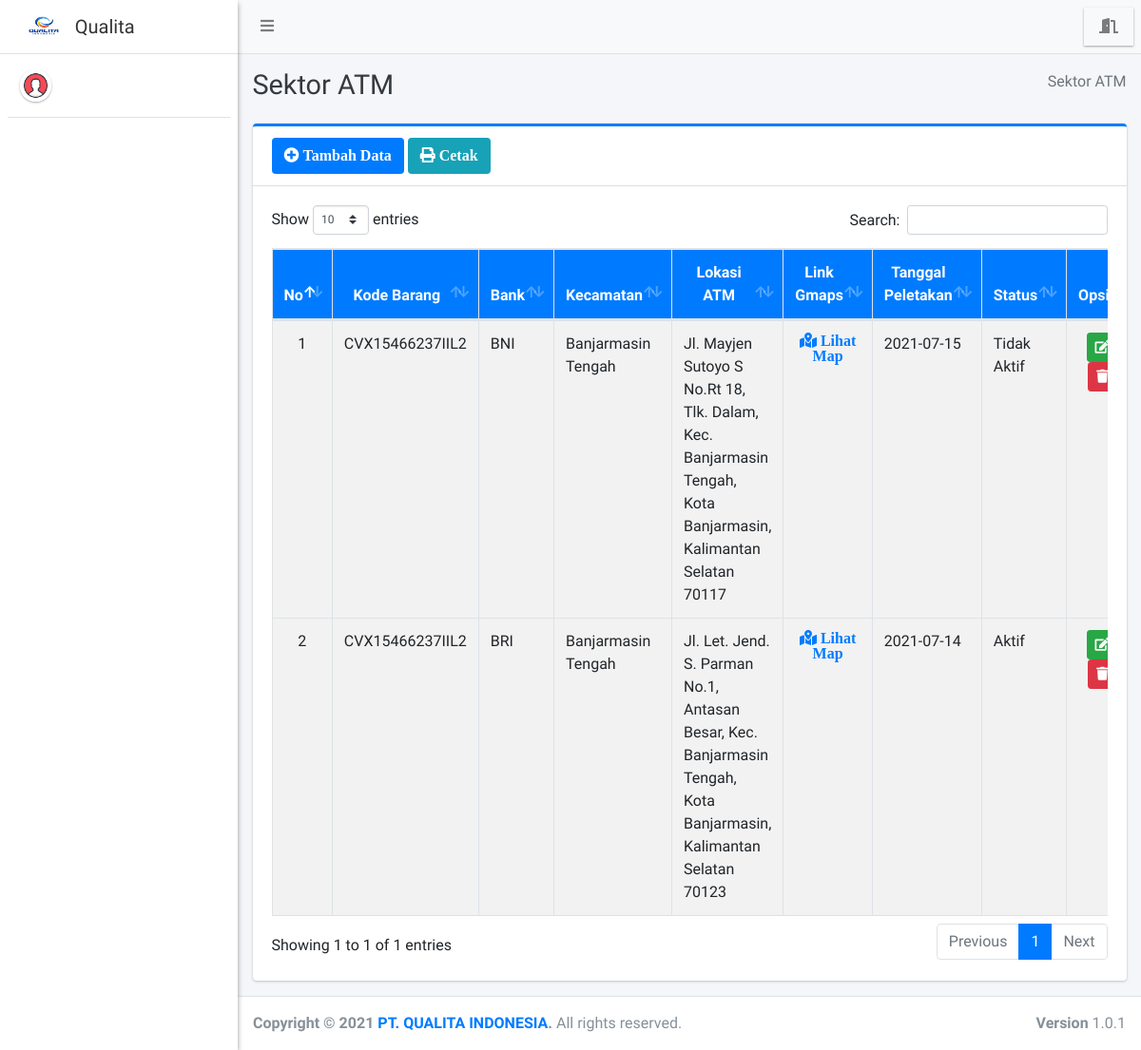
Before: /admin/sektoratm/index.php with the older database file.
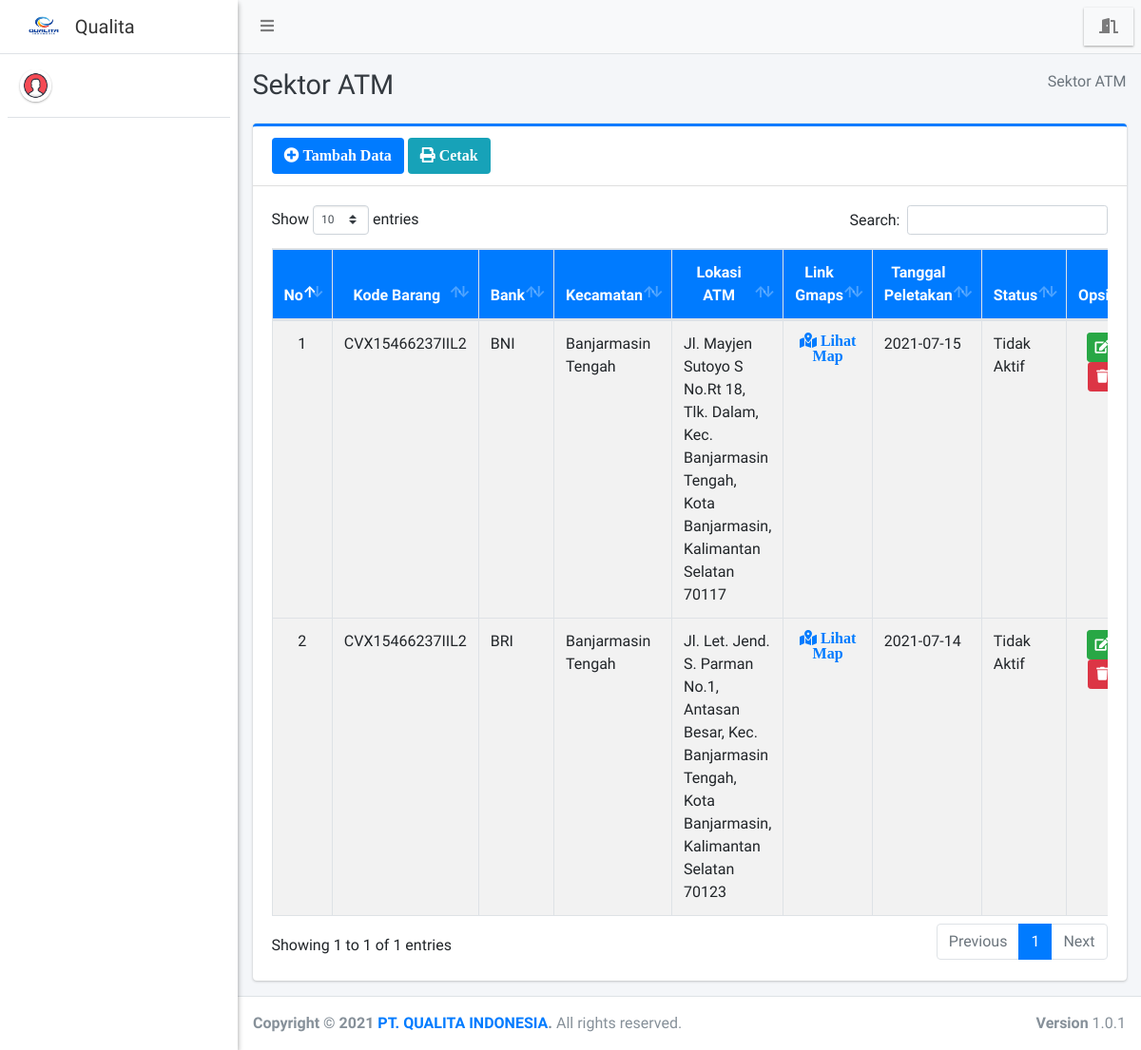
After: the same page with the newer database file.
### tables this page shows
CREATE TABLE `sektor_atm` (
  `id_sektoratm` int(11) NOT NULL,
  `kode_barang` varchar(35) NOT NULL,
  `bank` varchar(150) NOT NULL,
  `kecamatan` varchar(40) NOT NULL,
  `lokasi_atm` varchar(255) NOT NULL,
  `link_gmap` text NOT NULL,
  `tgl_peletakan` varchar(25) NOT NULL,
  `status` varchar(75) NOT NULL
);

CREATE TABLE `barang` (
  `kode_barang` varchar(35) NOT NULL,
  `nama_barang` varchar(100) NOT NULL,
  `tahun_produksi` varchar(25) NOT NULL,
  `lokasi_produksi` varchar(100) NOT NULL
);

### admin/sektoratm/index.php (the view, shortened to what the changed rows need)
<?php
require '../../config/koneksi.php';
?>
<!DOCTYPE html>
<html>
<?php
include '../../templates/head.php';
?>
<body class="hold-transition sidebar-mini layout-fixed">
    <div class="wrapper">
        <div class="content-wrapper">
            <div class="content-header">
                <div class="container-fluid">
                    <div class="row mb-2">
                        <div class="col-sm-6">
                            <h1 class="m-0 text-dark">Sektor ATM</h1>
                        </div>
                    </div>
                </div>
            </div>
            <section class="content">
                <div class="container-fluid">
                    <div class="row">
                        <div class="col-12">
                            <div class="card card-primary card-outline">
                                <div class="card-body">
                                    <div class="table-responsive">
                                        <table id="example1" class="table table-bordered table-striped">
                                            <thead class="bg-blue">
                                                <tr align="center">
                                                    <th>No</th>
                                                    <th>Kode Barang</th>
                                                    <th>Bank</th>
                                                    <th>Kecamatan</th>
                                                    <th>Lokasi ATM</th>
                                                    <th>Link Gmaps</th>
                                                    <th>Tanggal Peletakan</th>
                                                    <th>Status</th>
                                                    <th>Opsi</th>
                                                </tr>
                                            </thead>
                                            <?php
                                            $no = 1;
                                            $data = $koneksi->query("SELECT * FROM sektor_atm AS sa
                                            LEFT JOIN barang AS b ON sa.kode_barang = b.kode_barang
                                            ORDER BY sa.id_sektoratm DESC");
                                            while ($row = $data->fetch_array()) {
                                            ?>
                                                <tbody style="background-color: white">
                                                    <tr>
                                                        <td align="center"><?= $no++ ?></td>
                                                        <td><?= $row['kode_barang'] ?></td>
                                                        <td><?= $row['bank'] ?></td>
                                                        <td><?= $row['kecamatan'] ?></td>
                                                        <td><?= $row['lokasi_atm'] ?></td>
                                                        <td align="center"><a href="<?= $row['link_gmap'] ?>" target="blank" class="fa fa-map-marked-alt"> Lihat Map</a></td>
                                                        <td><?= $row['tgl_peletakan'] ?></td>
                                                        <td><?= $row['status'] ?></td>
                                                        <td align="center">
                                                            <a href="edit?id=<?= $row['id_sektoratm'] ?>" class="btn btn-success btn-sm" title="Edit"><i class="fa fa-edit"></i></a>
                                                            <a href="hapus?id=<?= $row['id_sektoratm'] ?>" class="btn btn-danger btn-sm alert-hapus" title="Hapus"><i class="fa fa-trash"></i></a>
                                                        </td>
                                                    </tr>
                                                </tbody>
                                            <?php } ?>
                                        </table>
                                    </div>
                                </div>
                            </div>
                        </div>
                    </div>
                </div>
            </section>
        </div>
    </div>
</body>
</html>

Changed rows visible on the page:
changed sektor_atm "BRI": status "Aktif" → "Tidak Aktif"
